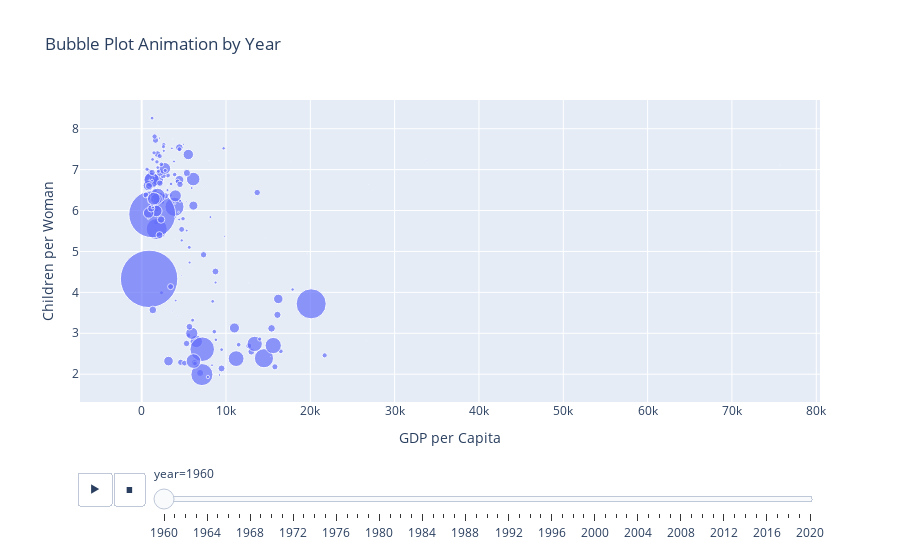

Here is the notebook cell this chart was saved with:
### Markdown cell above
generate the sample plot as above as an annimation by year

### Code cell
import plotly.express as px

# Prepare data for animation
years = [str(y) for y in range(1960, 2021)]  # Use years available in all datasets

# Merge all years into a single dataframe for animation
dfs = []
for y in years:
    # Some years may be missing in some countries, so use inner join
    temp = pop[['country', y]].merge(
        ch_wom[['country', y]], on='country', how='inner'
    ).merge(
        gdp_pcap[['country', y]], on='country', how='inner'
    )
    temp.columns = ['country', 'population', 'children_per_woman', 'gdp_per_capita']
    temp['year'] = y
    # Convert columns to numeric
    temp['population'] = temp['population'].replace({'B': 'e9', 'M': 'e6', 'k': 'e3'}, regex=True).apply(pd.eval)
    temp['children_per_woman'] = pd.to_numeric(temp['children_per_woman'], errors='coerce')
    temp['gdp_per_capita'] = temp['gdp_per_capita'].replace({'k': 'e3'}, regex=True).apply(pd.eval)
    dfs.append(temp)

df_anim = pd.concat(dfs, ignore_index=True)

# Create animated bubble plot
fig_anim = px.scatter(
    df_anim,
    x='gdp_per_capita',
    y='children_per_woman',
    size='population',
    hover_name='country',
    animation_frame='year',
    title='Bubble Plot Animation by Year',
    labels={
        'gdp_per_capita': 'GDP per Capita',
        'children_per_woman': 'Children per Woman',
        'population': 'Population'
    },
    size_max=60
)
fig_anim.show()

### Figure 1 — Plotly figure (JSON) as saved in the notebook; plotly's stock layout.template omitted (floating-point values rounded to 4 significant figures; data arrays with more than 128 entries replaced by an {"elided": "..."} marker saying what was removed)
{"data": [{"hovertemplate": "<b>%{hovertext}</b><br><br>year=1960<br>GDP per Capita=%{x}<br>Children per Woman=%{y}<br>Population=%{marker.size}<extra></extra>", "hovertext": {"elided": "195 str values"}, "legendgroup": "", "marker": {"color": "#636efa", "size": {"elided": "195 int values"}, "sizemode": "area", "sizeref": 397200.0, "symbol": "circle"}, "mode": "markers", "name": "", "orientation": "v", "showlegend": false, "type": "scatter", "x": {"elided": "195 int values"}, "xaxis": "x", "y": {"elided": "195 float values"}, "yaxis": "y"}], "layout": {"legend": {"itemsizing": "constant", "tracegroupgap": 0}, "sliders": [{"active": 0, "currentvalue": {"prefix": "year="}, "len": 0.9, "pad": {"b": 10, "t": 60}, "steps": [{"args": [["1960"], {"frame": {"duration": 0, "redraw": false}, "fromcurrent": true, "mode": "immediate", "transition": {"duration": 0, "easing": "linear"}}], "label": "1960", "method": "animate"}, {"args": [["1961"], {"frame": {"duration": 0, "redraw": false}, "fromcurrent": true, "mode": "immediate", "transition": {"duration": 0, "easing": "linear"}}], "label": "1961", "method": "animate"}, {"args": [["1962"], {"frame": {"duration": 0, "redraw": false}, "fromcurrent": true, "mode": "immediate", "transition": {"duration": 0, "easing": "linear"}}], "label": "1962", "method": "animate"}, {"args": [["1963"], {"frame": {"duration": 0, "redraw": false}, "fromcurrent": true, "mode": "immediate", "transition": {"duration": 0, "easing": "linear"}}], "label": "1963", "method": "animate"}, {"args": [["1964"], {"frame": {"duration": 0, "redraw": false}, "fromcurrent": true, "mode": "immediate", "transition": {"duration": 0, "easing": "linear"}}], "label": "1964", "method": "animate"}, {"args": [["1965"], {"frame": {"duration": 0, "redraw": false}, "fromcurrent": true, "mode": "immediate", "transition": {"duration": 0, "easing": "linear"}}], "label": "1965", "method": "animate"}, {"args": [["1966"], {"frame": {"duration": 0, "redraw": false}, "fromcurrent": true, "mode": "immediate", "transition": {"duration": 0, "easing": "linear"}}], "label": "1966", "method": "animate"}, {"args": [["1967"], {"frame": {"duration": 0, "redraw": false}, "fromcurrent": true, "mode": "immediate", "transition": {"duration": 0, "easing": "linear"}}], "label": "1967", "method": "animate"}, {"args": [["1968"], {"frame": {"duration": 0, "redraw": false}, "fromcurrent": true, "mode": "immediate", "transition": {"duration": 0, "easing": "linear"}}], "label": "1968", "method": "animate"}, {"args": [["1969"], {"frame": {"duration": 0, "redraw": false}, "fromcurrent": true, "mode": "immediate", "transition": {"duration": 0, "easing": "linear"}}], "label": "1969", "method": "animate"}, {"args": [["1970"], {"frame": {"duration": 0, "redraw": false}, "fromcurrent": true, "mode": "immediate", "transition": {"duration": 0, "easing": "linear"}}], "label": "1970", "method": "animate"}, {"args": [["1971"], {"frame": {"duration": 0, "redraw": false}, "fromcurrent": true, "mode": "immediate", "transition": {"duration": 0, "easing": "linear"}}], "label": "1971", "method": "animate"}, {"args": [["1972"], {"frame": {"duration": 0, "redraw": false}, "fromcurrent": true, "mode": "immediate", "transition": {"duration": 0, "easing": "linear"}}], "label": "1972", "method": "animate"}, {"args": [["1973"], {"frame": {"duration": 0, "redraw": false}, "fromcurrent": true, "mode": "immediate", "transition": {"duration": 0, "easing": "linear"}}], "label": "1973", "method": "animate"}, {"args": [["1974"], {"frame": {"duration": 0, "redraw": false}, "fromcurrent": true, "mode": "immediate", "transition": {"duration": 0, "easing": "linear"}}], "label": "1974", "method": "animate"}, {"args": [["1975"], {"frame": {"duration": 0, "redraw": false}, "fromcurrent": true, "mode": "immediate", "transition": {"duration": 0, "easing": "linear"}}], "label": "1975", "method": "animate"}, {"args": [["1976"], {"frame": {"duration": 0, "redraw": false}, "fromcurrent": true, "mode": "immediate", "transition": {"duration": 0, "easing": "linear"}}], "label": "1976", "method": "animate"}, {"args": [["1977"], {"frame": {"duration": 0, "redraw": false}, "fromcurrent": true, "mode": "immediate", "transition": {"duration": 0, "easing": "linear"}}], "label": "1977", "method": "animate"}, {"args": [["1978"], {"frame": {"duration": 0, "redraw": false}, "fromcurrent": true, "mode": "immediate", "transition": {"duration": 0, "easing": "linear"}}], "label": "1978", "method": "animate"}, {"args": [["1979"], {"frame": {"duration": 0, "redraw": false}, "fromcurrent": true, "mode": "immediate", "transition": {"duration": 0, "easing": "linear"}}], "label": "1979", "method": "animate"}, {"args": [["1980"], {"frame": {"duration": 0, "redraw": false}, "fromcurrent": true, "mode": "immediate", "transition": {"duration": 0, "easing": "linear"}}], "label": "1980", "method": "animate"}, {"args": [["1981"], {"frame": {"duration": 0, "redraw": false}, "fromcurrent": true, "mode": "immediate", "transition": {"duration": 0, "easing": "linear"}}], "label": "1981", "method": "animate"}, {"args": [["1982"], {"frame": {"duration": 0, "redraw": false}, "fromcurrent": true, "mode": "immediate", "transition": {"duration": 0, "easing": "linear"}}], "label": "1982", "method": "animate"}, {"args": [["1983"], {"frame": {"duration": 0, "redraw": false}, "fromcurrent": true, "mode": "immediate", "transition": {"duration": 0, "easing": "linear"}}], "label": "1983", "method": "animate"}, {"args": [["1984"], {"frame": {"duration": 0, "redraw": false}, "fromcurrent": true, "mode": "immediate", "transition": {"duration": 0, "easing": "linear"}}], "label": "1984", "method": "animate"}, {"args": [["1985"], {"frame": {"duration": 0, "redraw": false}, "fromcurrent": true, "mode": "immediate", "transition": {"duration": 0, "easing": "linear"}}], "label": "1985", "method": "animate"}, {"args": [["1986"], {"frame": {"duration": 0, "redraw": false}, "fromcurrent": true, "mode": "immediate", "transition": {"duration": 0, "easing": "linear"}}], "label": "1986", "method": "animate"}, {"args": [["1987"], {"frame": {"duration": 0, "redraw": false}, "fromcurrent": true, "mode": "immediate", "transition": {"duration": 0, "easing": "linear"}}], "label": "1987", "method": "animate"}, {"args": [["1988"], {"frame": {"duration": 0, "redraw": false}, "fromcurrent": true, "mode": "immediate", "transition": {"duration": 0, "easing": "linear"}}], "label": "1988", "method": "animate"}, {"args": [["1989"], {"frame": {"duration": 0, "redraw": false}, "fromcurrent": true, "mode": "immediate", "transition": {"duration": 0, "easing": "linear"}}], "label": "1989", "method": "animate"}, {"args": [["1990"], {"frame": {"duration": 0, "redraw": false}, "fromcurrent": true, "mode": "immediate", "transition": {"duration": 0, "easing": "linear"}}], "label": "1990", "method": "animate"}, {"args": [["1991"], {"frame": {"duration": 0, "redraw": false}, "fromcurrent": true, "mode": "immediate", "transition": {"duration": 0, "easing": "linear"}}], "label": "1991", "method": "animate"}, {"args": [["1992"], {"frame": {"duration": 0, "redraw": false}, "fromcurrent": true, "mode": "immediate", "transition": {"duration": 0, "easing": "linear"}}], "label": "1992", "method": "animate"}, {"args": [["1993"], {"frame": {"duration": 0, "redraw": false}, "fromcurrent": true, "mode": "immediate", "transition": {"duration": 0, "easing": "linear"}}], "label": "1993", "method": "animate"}, {"args": [["1994"], {"frame": {"duration": 0, "redraw": false}, "fromcurrent": true, "mode": "immediate", "transition": {"duration": 0, "easing": "linear"}}], "label": "1994", "method": "animate"}, {"args": [["1995"], {"frame": {"duration": 0, "redraw": false}, "fromcurrent": true, "mode": "immediate", "transition": {"duration": 0, "easing": "linear"}}], "label": "1995", "method": "animate"}, {"args": [["1996"], {"frame": {"duration": 0, "redraw": false}, "fromcurrent": true, "mode": "immediate", "transition": {"duration": 0, "easing": "linear"}}], "label": "1996", "method": "animate"}, {"args": [["1997"], {"frame": {"duration": 0, "redraw": false}, "fromcurrent": true, "mode": "immediate", "transition": {"duration": 0, "easing": "linear"}}], "label": "1997", "method": "animate"}, {"args": [["1998"], {"frame": {"duration": 0, "redraw": false}, "fromcurrent": true, "mode": "immediate", "transition": {"duration": 0, "easing": "linear"}}], "label": "1998", "method": "animate"}, {"args": [["1999"], {"frame": {"duration": 0, "redraw": false}, "fromcurrent": true, "mode": "immediate", "transition": {"duration": 0, "easing": "linear"}}], "label": "1999", "method": "animate"}, {"args": [["2000"], {"frame": {"duration": 0, "redraw": false}, "fromcurrent": true, "mode": "immediate", "transition": {"duration": 0, "easing": "linear"}}], "label": "2000", "method": "animate"}, {"args": [["2001"], {"frame": {"duration": 0, "redraw": false}, "fromcurrent": true, "mode": "immediate", "transition": {"duration": 0, "easing": "linear"}}], "label": "2001", "method": "animate"}, {"args": [["2002"], {"frame": {"duration": 0, "redraw": false}, "fromcurrent": true, "mode": "immediate", "transition": {"duration": 0, "easing": "linear"}}], "label": "2002", "method": "animate"}, {"args": [["2003"], {"frame": {"duration": 0, "redraw": false}, "fromcurrent": true, "mode": "immediate", "transition": {"duration": 0, "easing": "linear"}}], "label": "2003", "method": "animate"}, {"args": [["2004"], {"frame": {"duration": 0, "redraw": false}, "fromcurrent": true, "mode": "immediate", "transition": {"duration": 0, "easing": "linear"}}], "label": "2004", "method": "animate"}, {"args": [["2005"], {"frame": {"duration": 0, "redraw": false}, "fromcurrent": true, "mode": "immediate", "transition": {"duration": 0, "easing": "linear"}}], "label": "2005", "method": "animate"}, {"args": [["2006"], {"frame": {"duration": 0, "redraw": false}, "fromcurrent": true, "mode": "immediate", "transition": {"duration": 0, "easing": "linear"}}], "label": "2006", "method": "animate"}, {"args": [["2007"], {"frame": {"duration": 0, "redraw": false}, "fromcurrent": true, "mode": "immediate", "transition": {"duration": 0, "easing": "linear"}}], "label": "2007", "method": "animate"}, {"args": [["2008"], {"frame": {"duration": 0, "redraw": false}, "fromcurrent": true, "mode": "immediate", "transition": {"duration": 0, "easing": "linear"}}], "label": "2008", "method": "animate"}, {"args": [["2009"], {"frame": {"duration": 0, "redraw": false}, "fromcurrent": true, "mode": "immediate", "transition": {"duration": 0, "easing": "linear"}}], "label": "2009", "method": "animate"}, {"args": [["2010"], {"frame": {"duration": 0, "redraw": false}, "fromcurrent": true, "mode": "immediate", "transition": {"duration": 0, "easing": "linear"}}], "label": "2010", "method": "animate"}, {"args": [["2011"], {"frame": {"duration": 0, "redraw": false}, "fromcurrent": true, "mode": "immediate", "transition": {"duration": 0, "easing": "linear"}}], "label": "2011", "method": "animate"}, {"args": [["2012"], {"frame": {"duration": 0, "redraw": false}, "fromcurrent": true, "mode": "immediate", "transition": {"duration": 0, "easing": "linear"}}], "label": "2012", "method": "animate"}, {"args": [["2013"], {"frame": {"duration": 0, "redraw": false}, "fromcurrent": true, "mode": "immediate", "transition": {"duration": 0, "easing": "linear"}}], "label": "2013", "method": "animate"}, {"args": [["2014"], {"frame": {"duration": 0, "redraw": false}, "fromcurrent": true, "mode": "immediate", "transition": {"duration": 0, "easing": "linear"}}], "label": "2014", "method": "animate"}, {"args": [["2015"], {"frame": {"duration": 0, "redraw": false}, "fromcurrent": true, "mode": "immediate", "transition": {"duration": 0, "easing": "linear"}}], "label": "2015", "method": "animate"}, {"args": [["2016"], {"frame": {"duration": 0, "redraw": false}, "fromcurrent": true, "mode": "immediate", "transition": {"duration": 0, "easing": "linear"}}], "label": "2016", "method": "animate"}, {"args": [["2017"], {"frame": {"duration": 0, "redraw": false}, "fromcurrent": true, "mode": "immediate", "transition": {"duration": 0, "easing": "linear"}}], "label": "2017", "method": "animate"}, {"args": [["2018"], {"frame": {"duration": 0, "redraw": false}, "fromcurrent": true, "mode": "immediate", "transition": {"duration": 0, "easing": "linear"}}], "label": "2018", "method": "animate"}, {"args": [["2019"], {"frame": {"duration": 0, "redraw": false}, "fromcurrent": true, "mode": "immediate", "transition": {"duration": 0, "easing": "linear"}}], "label": "2019", "method": "animate"}, {"args": [["2020"], {"frame": {"duration": 0, "redraw": false}, "fromcurrent": true, "mode": "immediate", "transition": {"duration": 0, "easing": "linear"}}], "label": "2020", "method": "animate"}], "x": 0.1, "xanchor": "left", "y": 0, "yanchor": "top"}], "title": {"text": "Bubble Plot Animation by Year"}, "updatemenus": [{"buttons": [{"args": [null, {"frame": {"duration": 500, "redraw": false}, "fromcurrent": true, "mode": "immediate", "transition": {"duration": 500, "easing": "linear"}}], "label": "&#9654;", "method": "animate"}, {"args": [[null], {"frame": {"duration": 0, "redraw": false}, "fromcurrent": true, "mode": "immediate", "transition": {"duration": 0, "easing": "linear"}}], "label": "&#9724;", "method": "animate"}], "direction": "left", "pad": {"r": 10, "t": 70}, "showactive": false, "type": "buttons", "x": 0.1, "xanchor": "right", "y": 0, "yanchor": "top"}], "xaxis": {"anchor": "y", "domain": [0, 1], "title": {"text": "GDP per Capita"}}, "yaxis": {"anchor": "x", "domain": [0, 1], "title": {"text": "Children per Woman"}}}}
